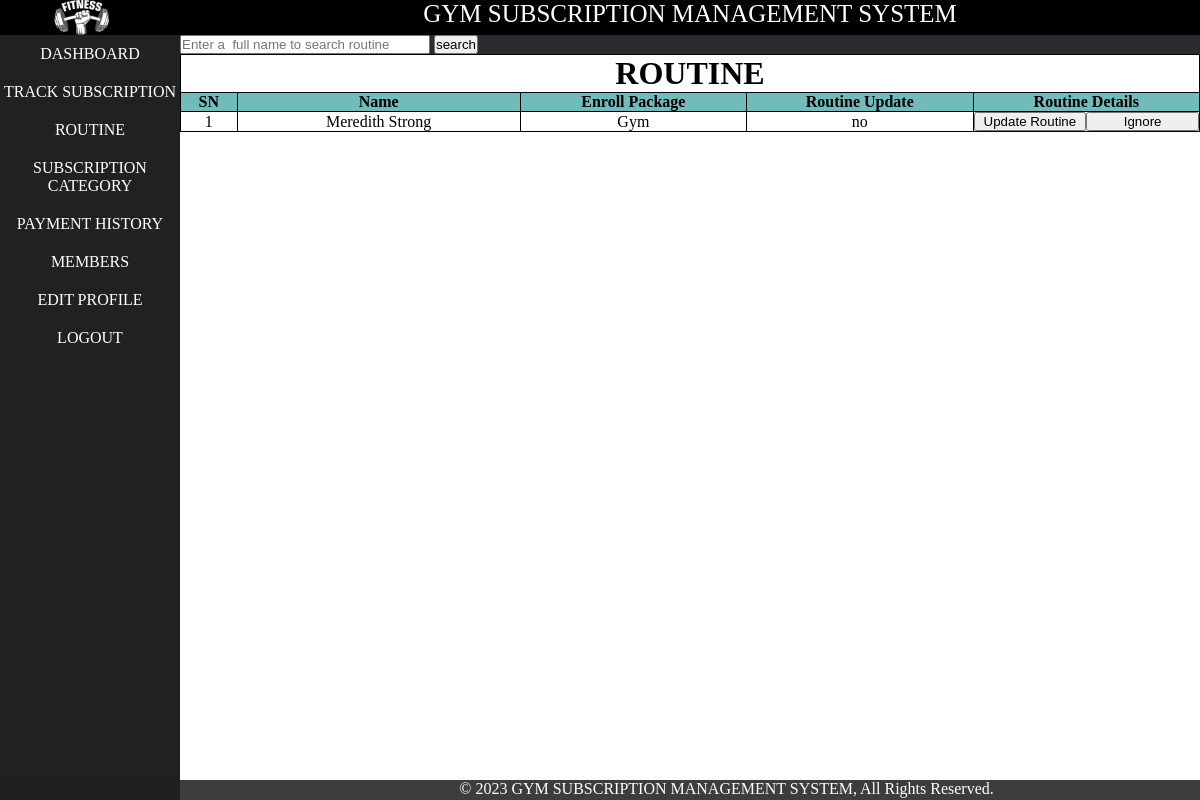
/admin/routinelist.php (signed in), run on an earlier commit of the app's database.
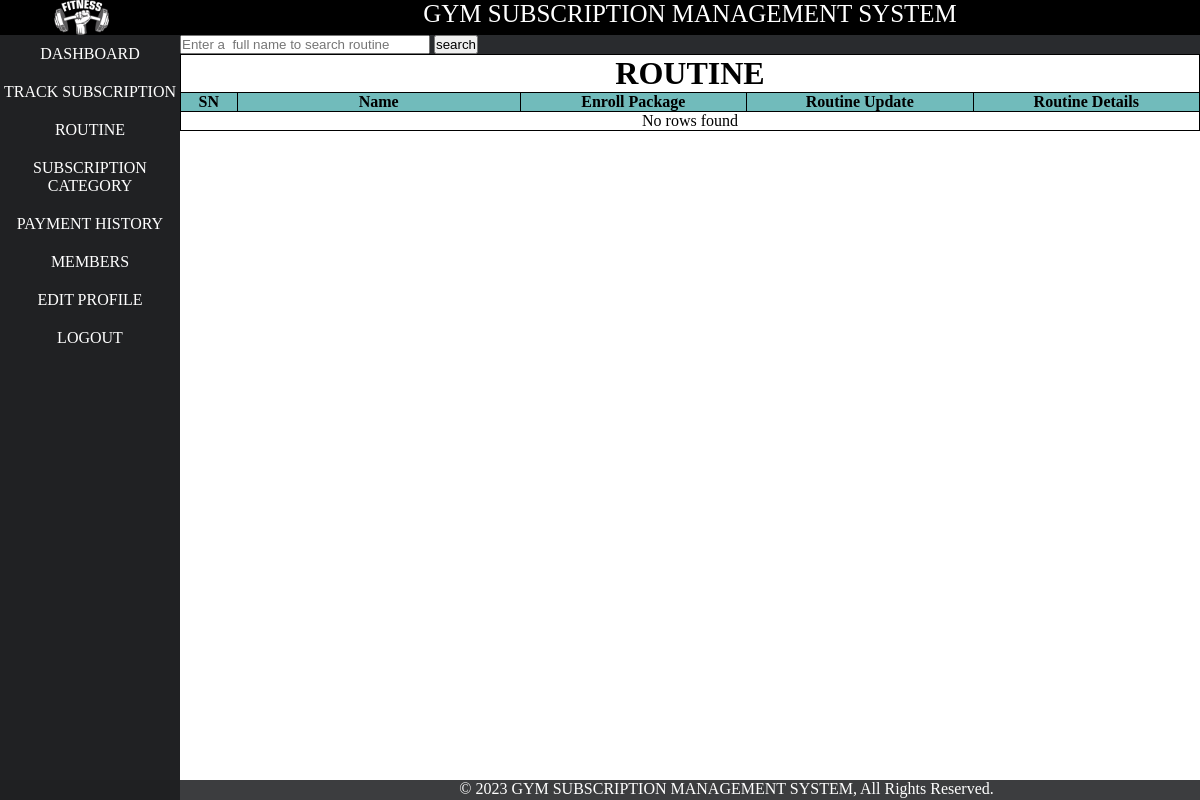
And on a later commit of the database.
### tables this page shows
CREATE TABLE `member` (
  `mid` int(11) NOT NULL,
  `name` varchar(21) NOT NULL,
  `phone` bigint(10) NOT NULL,
  `email` varchar(31) NOT NULL,
  `password` varchar(255) NOT NULL,
  `status` varchar(500) NOT NULL DEFAULT 'offline',
  `date` datetime NOT NULL DEFAULT current_timestamp(),
  `image` varchar(1100) DEFAULT 'defaultuser.jpg',
  `m_otp` varchar(225) NOT NULL,
  `m_opt_expire_time` datetime NOT NULL
);

CREATE TABLE `category` (
  `cid` int(11) NOT NULL,
  `package_name` varchar(20) NOT NULL,
  `cname` varchar(20) NOT NULL DEFAULT 'Gym',
  `duration` int(11) NOT NULL,
  `package_price` int(30) NOT NULL,
  `image` varchar(1000) NOT NULL
);

CREATE TABLE `routine` (
  `rid` int(11) NOT NULL,
  `mid` int(11) NOT NULL,
  `chest` varchar(500) DEFAULT NULL,
  `back` varchar(500) DEFAULT NULL,
  `soulder` varchar(500) DEFAULT NULL,
  `biseps` varchar(500) DEFAULT NULL,
  `triceps` varchar(500) DEFAULT NULL,
  `leg` varchar(500) DEFAULT NULL,
  `abs` varchar(500) DEFAULT NULL,
  `verify` varchar(4) NOT NULL DEFAULT 'no'
);

### admin/routinelist.php (the view, shortened to what this page needs)
<?php
include 'layout/header.php';
include 'layout/left.php';
?>
<div id="right">
    <link rel="stylesheet" href="../css/tableDecorate.css">
    <div class="table_class">
        <form action="routine_detail.php" method="post">
        <input type="search" name="m_name" placeholder="Enter a  full name to search routine" style="width: 250px;" required>
        <input type="submit" name="search_routine" id="" value="search">
        </form>
        <table class="membership">
            <tr>
                <td colspan="7">
                    <h1 class="center">ROUTINE</h1>
                </td>
            </tr>
            <tr>
                <th width="5%">SN</th>
                <th width="25%">Name</th>
                <th width="20%">Enroll Package</th>
                <th width="20%">Routine Update</th>
                <th width="20%">Routine Details</th>
            </tr>
            <?php
            $conn = new mysqli("localhost", "root", "", "gsms");
            $sql = "SELECT enrollment.eid, enrollment.mid, enrollment.cid, category.cid, category.cname, member.mid, member.name, routine.mid, routine.rid, routine.verify
            FROM member
            INNER JOIN enrollment ON enrollment.mid = member.mid
            INNER JOIN category ON enrollment.cid = category.cid
            INNER JOIN routine ON routine.mid = member.mid
            WHERE routine.verify = 'no'
            ";
            $result = $conn->query($sql);
            if ($result->num_rows > 0) {
                $i = 0;
                while ($row = $result->fetch_assoc()) {
                    $i++;
                    $rid = $row["rid"];
                    $name = $row["name"];
                    $cname = $row["cname"];
                    $verify = $row["verify"];
                    echo "<tr>
                <td>$i</td>
                <td>$name</td>
                <td>$cname</td>
                <td>$verify</td>
                <td class='h-center'>
                <form action='routine_detail.php' method='get'>
                <input type='hidden' value='$rid' name='routine_id' />
                <input type='submit' name='routine_detail' value='Update Routine' class='routine_btn'>
                </form>
                <form action='routinelist.php' method='get'>
                <input type='hidden' value='$rid' name='routine_id' />
                <input type='submit' name='noUpdateNeeded' value='Ignore' class='routine_btn' style='float:right;'>
                </form>
                </td>
                    </tr>";
                    $i++;
                }
            } else {
                echo "<tr><td colspan='5'>No rows found</td></tr>";
            }
            ?>
        </table>
    </div>
</div>
<?php
include 'layout/footer.php';
?>

What changed in the data, as far as the page shows it:
removed member: name "Meredith Strong", category.cname "Gym", routine.verify "no"
Also different on the page:
text now shown: "No rows found"
